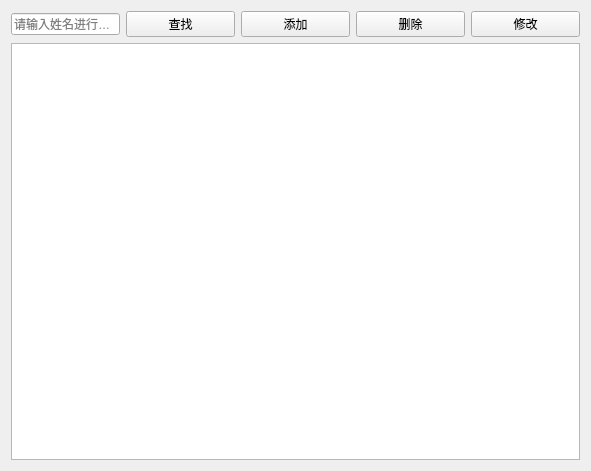
<?xml version="1.0" encoding="UTF-8"?>
<ui version="4.0">
 <class>RecordView</class>
 <widget class="QWidget" name="RecordView">
  <property name="geometry">
   <rect>
    <x>0</x>
    <y>0</y>
    <width>591</width>
    <height>471</height>
   </rect>
  </property>
  <property name="windowTitle">
   <string>就诊记录管理</string>
  </property>
  <layout class="QGridLayout" name="gridLayout">
   <item row="0" column="0">
    <layout class="QHBoxLayout" name="horizontalLayout">
     <item>
      <widget class="QLineEdit" name="txtSearch">
       <property name="sizePolicy">
        <sizepolicy hsizetype="Minimum" vsizetype="Fixed">
         <horstretch>0</horstretch>
         <verstretch>0</verstretch>
        </sizepolicy>
       </property>
       <property name="placeholderText">
        <string>请输入姓名进行查找</string>
       </property>
      </widget>
     </item>
     <item>
      <widget class="QPushButton" name="btSearch">
       <property name="text">
        <string>查找</string>
       </property>
       <property name="icon">
        <iconset resource="lab3.qrc">
         <normaloff>:/img/search.png</normaloff>:/img/search.png</iconset>
       </property>
      </widget>
     </item>
     <item>
      <widget class="QPushButton" name="btAdd">
       <property name="text">
        <string>添加</string>
       </property>
       <property name="icon">
        <iconset resource="lab3.qrc">
         <normaloff>:/img/new.png</normaloff>:/img/new.png</iconset>
       </property>
      </widget>
     </item>
     <item>
      <widget class="QPushButton" name="btDelete">
       <property name="text">
        <string>删除</string>
       </property>
       <property name="icon">
        <iconset resource="lab3.qrc">
         <normaloff>:/img/delete.png</normaloff>:/img/delete.png</iconset>
       </property>
      </widget>
     </item>
     <item>
      <widget class="QPushButton" name="btEdit">
       <property name="text">
        <string>修改</string>
       </property>
       <property name="icon">
        <iconset resource="lab3.qrc">
         <normaloff>:/img/edit.png</normaloff>:/img/edit.png</iconset>
       </property>
      </widget>
     </item>
    </layout>
   </item>
   <item row="1" column="0">
    <widget class="QTableView" name="tableView"/>
   </item>
  </layout>
 </widget>
 <resources>
  <include location="lab3.qrc"/>
 </resources>
 <connections/>
</ui>
